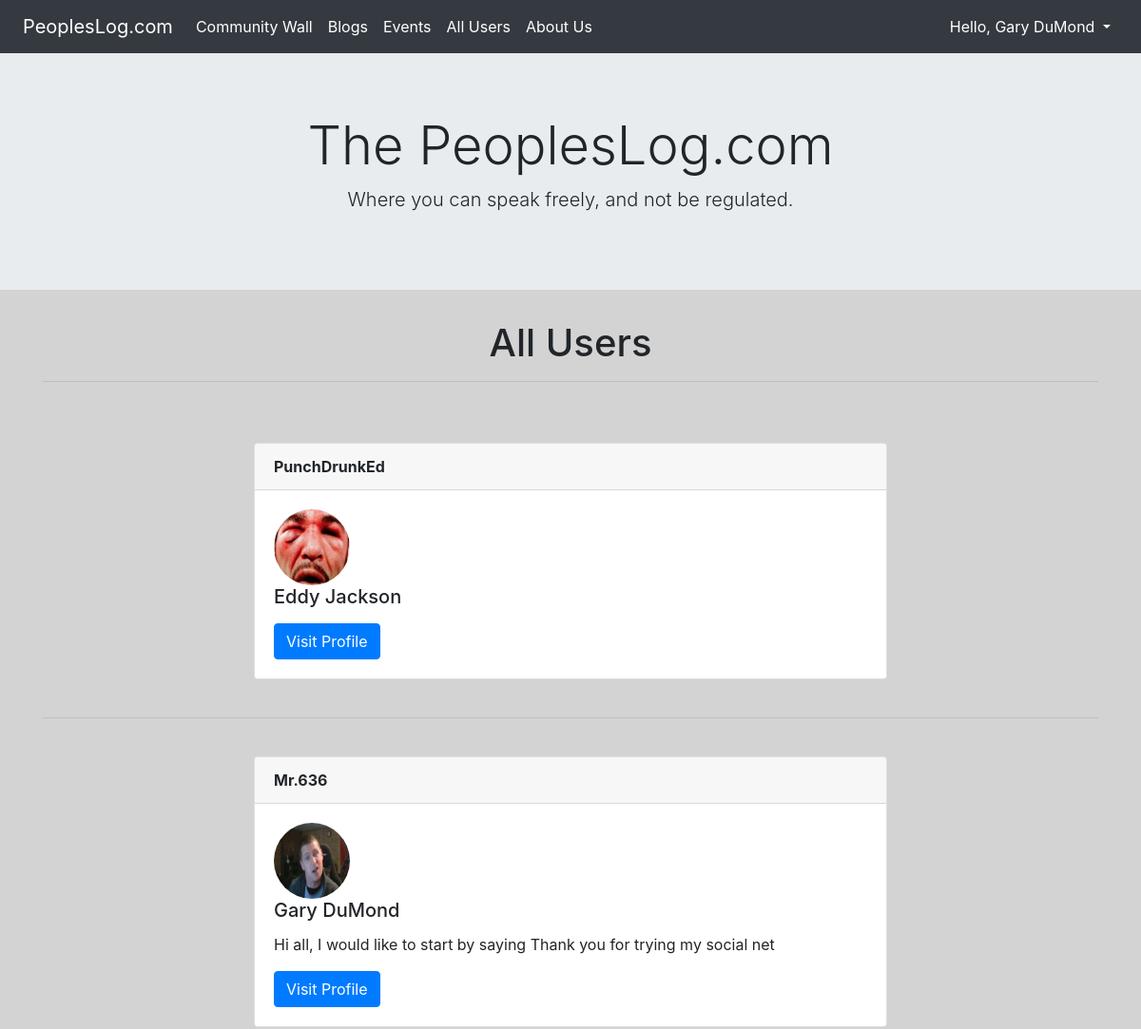
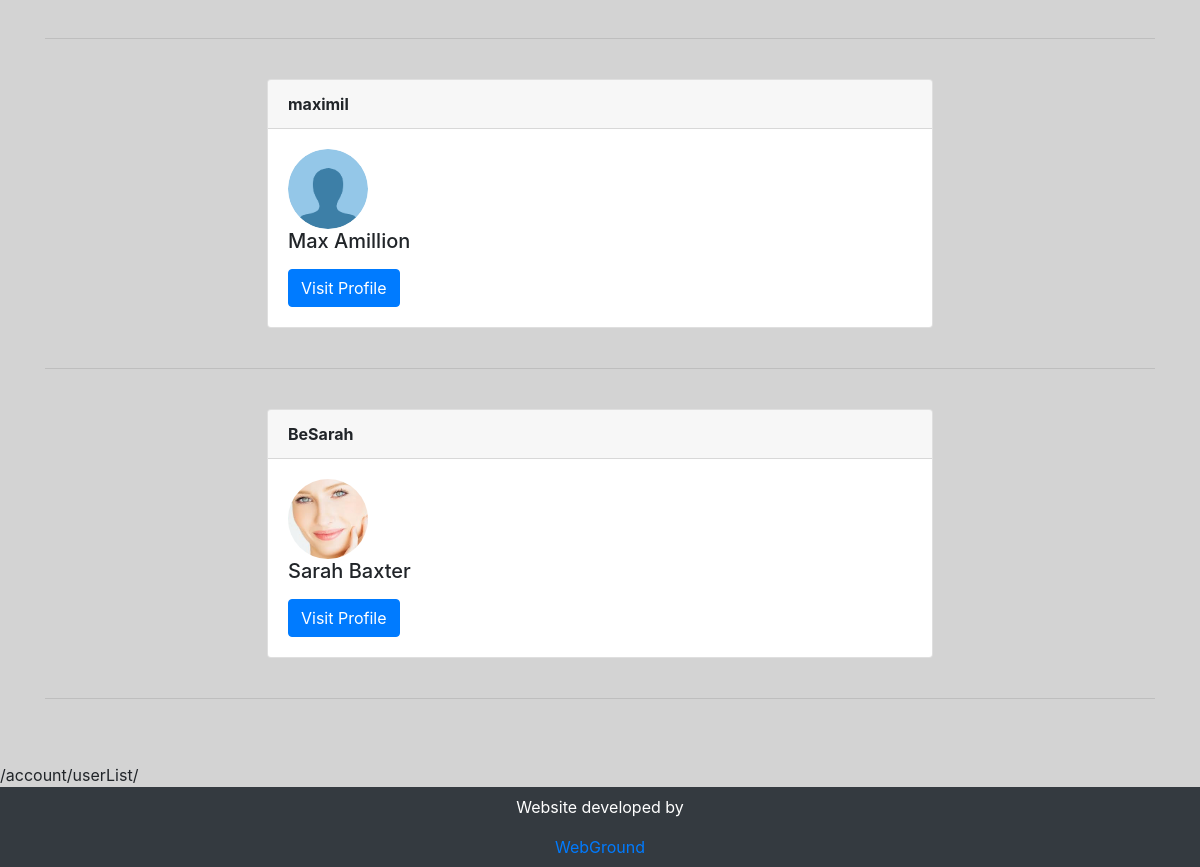
Screenshot of /account/userList/ (signed in) with the database file from the repository (2 pictures, top to bottom).
### users/models.py (models this page shows, shortened)
class Account(AbstractBaseUser):
    first_name = models.CharField(verbose_name='first name', max_length=50)
    last_name = models.CharField(verbose_name='last name', max_length=50)
    email = models.EmailField(verbose_name='email', max_length=250, unique=True)
    birth_date = models.DateField(verbose_name='birth date', auto_now=False, auto_now_add=False, blank=False)
    user_image = models.ImageField(verbose_name='picture', upload_to='user_img', null=True, blank=True)
    bio = models.TextField(max_length=500, blank=True)
    hobbies = models.CharField(verbose_name='hobbies', max_length=500, blank=True)
    favorite_tv = models.CharField(verbose_name='favorite tv', max_length=500, blank=True)
    favorite_books = models.CharField(verbose_name='favorite books', max_length=500, blank=True)
    work = models.CharField(verbose_name='employment', max_length=500, blank=True)
    schools = models.CharField(verbose_name='studies', max_length=500, blank=True)
    username = models.CharField(max_length=50, unique=True)
    date_joined = models.DateTimeField(verbose_name='date joined', auto_now_add=True)
    last_login = models.DateTimeField(verbose_name='last login', auto_now=True)
    is_admin = models.BooleanField(default=False)
    is_active = models.BooleanField(default=True)
    is_staff = models.BooleanField(default=False)
    is_superuser = models.BooleanField(default=False)
    USERNAME_FIELD = 'email'
    REQUIRED_FIELDS = ['first_name','last_name','username','birth_date']
    objects = MyAccountManager()
    class Meta:
        ordering = ('first_name','last_name', 'email')
    def __str__(self):
        return self.first_name + ' ' + self.last_name

### users/views.py (the view)
# urls.py: path('account/userList/', views.userListView, name='userList'),
@login_required(redirect_field_name='next',login_url='signin')
def userListView(request):
    users = Account.objects.all()
    page = request.GET.get('page', 1) # this set page to equal page 1
    paginator = Paginator(users, 4) # this breaks posts obj into groups of 4
    users = paginator.get_page(page) # this resets posts to equal paginator page 1
    return render(request, 'users_list.html', {'users':users})

### users/templates/users_list.html (shortened to what this page needs)
{% extends 'base.html' %}
{% load static %}
{% load crispy_forms_tags %}
{% block content %}
<div class="container">
  <div class="text-center">
    <h1>All Users</h1>
    <hr>
  </div>
  <br><br>
  <div class="infinite-container">
    {% for user in users %}
    <div class="infinite-item">
      <div class="card user">
        <div class="card-header">
          <strong>{{ user.username }}</strong>
        </div>
        <div class="card-body">
          {% if user.user_image %}
          <img height="80vh" width="80vw" class="rounded-circle" src="{{user.user_image.url}}" alt="">
          {% else %}
          <img height="80vh" width="80vw" class="rounded-circle" src="{% static 'img/blankUser.png' %}" alt="">
          {% endif %}
          <h5 class="card-title">{{user.first_name}} {{user.last_name}}</h5>
          <p class="card-text">{{user.bio|slice:":75"}}</p>
          <a href="/account/userProfile/{{user.username}}/" class="btn btn-primary">Visit Profile</a>
        </div>
      </div>
      <br><hr><br>
    </div>
    {% endfor %}
  </div>
</div>
<br>
{% endblock %}

### templates/base.html (shortened to what this page needs)
{% load static %}
<!DOCTYPE html>
<html lang="en" dir="ltr">
  <head>
    <link rel="stylesheet" href="https://stackpath.bootstrapcdn.com/bootstrap/4.4.1/css/bootstrap.min.css">
    <link rel="stylesheet" href="{% static 'css/base.css' %}">
  </head>
  <body>
    {% if request.user.is_authenticated %}
      {% include 'navbar.html' %}
    {% endif %}
    <div style="text-align: center;" class="jumbotron jumbotron-fluid">
      <div class="container">
        <h1 class="display-4">The PeoplesLog.com</h1>
        <p class="lead">Where you can speak freely, and not be regulated.</p>
      </div>
    </div>
    {% block content %}
    {% endblock %}
    {% if location == 'signin' %}
    {% else %}
    {{request.get_full_path}}
      {% include 'footer.html' %}
    {% endif %}
  </body>
</html>

### templates/navbar.html (shortened to what this page needs)
<nav class="navbar navbar-expand-lg navbar-dark bg-dark px-4">
  <a class="navbar-brand" href="{% url 'communityWall' %}">PeoplesLog.com</a>
  <div class="collapse navbar-collapse" id="navbarNav">
    <ul class="navbar-nav">
      <li class="nav-item active">
        <a class="nav-link" href="{% url 'communityWall' %}">Community Wall</a>
      </li>
      <li class="nav-item active">
        <a class="nav-link" href="{% url 'all_blogs' %}">Blogs</a>
      </li>
      <li class="nav-item active">
        <a class="nav-link" href="{% url 'all_events' %}">Events</a>
      </li>
      <li class="nav-item active">
        <a class="nav-link" href="{% url 'userList' %}">All Users</a>
      </li>
      <li class="nav-item active">
        <a class="nav-link" href="{% url 'about_us' %}">About Us</a>
      </li>
    </ul>
    <ul class="navbar-nav ml-auto">
      <li class="nav-item active dropdown">
        <a class="nav-link dropdown-toggle" href="#" id="navbarDropdown" role="button" data-toggle="dropdown" aria-haspopup="true" aria-expanded="false">
          Hello, {{ request.user }}
        </a>
      </li>
    </ul>
  </div>
</nav>

### templates/footer.html
<footer class="bg-dark text-white p-2 text-center">
  <div class="container">
    <p class="text-center">Website developed by</p>
    <a href="http://webgnd.com/" target="_blank">WebGround</a>
  </div>
</footer>

### posts/static/css/base.css (style rules this page uses)
body { background-color: lightgray; }
.user { width:60%; margin: auto; }

### rows the page displays
Account: user "Gary DuMond", username "Mr.636", user_image (picture), first_name "Gary", last_name "DuMond", bio "Hi all, I would like to start by saying Thank you for trying my social net"
Account: username "PunchDrunkEd", user_image (picture), first_name "Eddy", last_name "Jackson"
Account: username "maximil", first_name "Max", last_name "Amillion"
Account: username "BeSarah", user_image (picture), first_name "Sarah", last_name "Baxter"

### other values shown
{{ request.get_full_path }} "/account/userList/"
